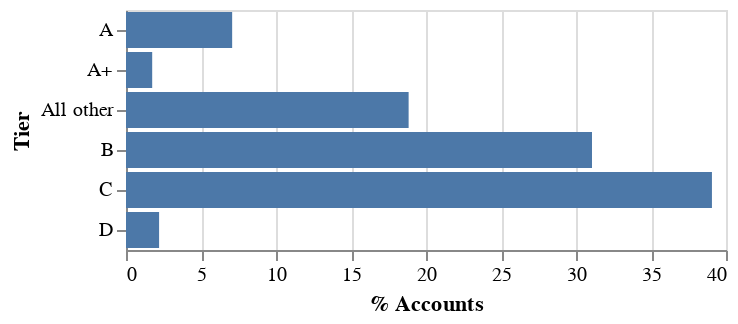

Write notebook code for a chart like this one.
### Markdown cell above
#### Bar chart

The next graph proposed to tackle is a horizontal bar chart. Since now the comparison does not involve angles and are aligned at the start point, discerning the segment's scale is easier.

This is the default representation in `Altair`:

### Code cell
# Default altair bar chart

alt.Chart(table_charts).mark_bar().encode(
    y = alt.Y('Tier'),
    x = alt.X('% Accounts')
    )

### Figure 1 — Vega-Lite specification as saved in the notebook (floating-point values rounded to 4 significant figures)
{"config": {"view": {"continuousWidth": 300, "continuousHeight": 300}}, "data": {"name": "data-35f9124c4b8dd7e8e6a83d69924ed8ee"}, "mark": {"type": "bar"}, "encoding": {"x": {"field": "% Accounts", "type": "quantitative"}, "y": {"field": "Tier", "type": "nominal"}}, "$schema": "https://vega.github.io/schema/vega-lite/v5.8.0.json", "datasets": {"data-35f9124c4b8dd7e8e6a83d69924ed8ee": [{"Tier": "A+", "# of Accounts": 19.0, "% Accounts": 1.746, "Revenue ($M)": 3.927, "% Revenue": 21.0}, {"Tier": "A", "# of Accounts": 77.0, "% Accounts": 7.077, "Revenue ($M)": 4.675, "% Revenue": 25.0}, {"Tier": "B", "# of Accounts": 338.0, "% Accounts": 31.07, "Revenue ($M)": 5.984, "% Revenue": 32.0}, {"Tier": "C", "# of Accounts": 425.0, "% Accounts": 39.06, "Revenue ($M)": 2.805, "% Revenue": 15.0}, {"Tier": "D", "# of Accounts": 24.0, "% Accounts": 2.206, "Revenue ($M)": 0.374, "% Revenue": 2.0}, {"Tier": "All other", "# of Accounts": 205.0, "% Accounts": 18.84, "Revenue ($M)": 0.935, "% Revenue": 5.0}]}}
